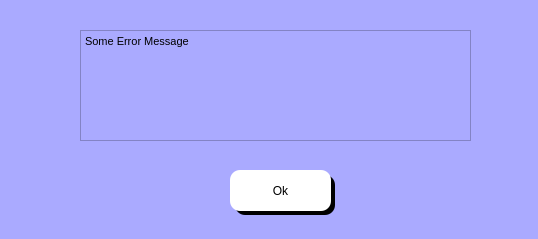
<?xml version="1.0" encoding="UTF-8"?>
<ui version="4.0">
 <class>Dialog</class>
 <widget class="QDialog" name="Dialog">
  <property name="geometry">
   <rect>
    <x>0</x>
    <y>0</y>
    <width>538</width>
    <height>239</height>
   </rect>
  </property>
  <property name="windowTitle">
   <string>Dialog</string>
  </property>
  <property name="styleSheet">
   <string notr="true">background-color: rgb(170, 170, 255);</string>
  </property>
  <widget class="QPushButton" name="ok_btn">
   <property name="geometry">
    <rect>
     <x>230</x>
     <y>170</y>
     <width>101</width>
     <height>41</height>
    </rect>
   </property>
   <property name="styleSheet">
    <string notr="true">background-color: rgb(255, 255, 255);
font: 12pt &quot;MS Shell Dlg 2&quot;;
border-top-left-radius:10px;
border-bottom-left-radius:10px;
border-top-right-radius:10px;
border-bottom-right-radius:10px;
</string>
   </property>
   <property name="text">
    <string>Ok</string>
   </property>
  </widget>
  <widget class="QTextBrowser" name="error_msg_text">
   <property name="geometry">
    <rect>
     <x>80</x>
     <y>30</y>
     <width>391</width>
     <height>111</height>
    </rect>
   </property>
   <property name="styleSheet">
    <string notr="true">font: 14pt &quot;MS Shell Dlg 2&quot;;</string>
   </property>
   <property name="html">
    <string>&lt;!DOCTYPE HTML PUBLIC &quot;-//W3C//DTD HTML 4.0//EN&quot; &quot;http://www.w3.org/TR/REC-html40/strict.dtd&quot;&gt;
&lt;html&gt;&lt;head&gt;&lt;meta name=&quot;qrichtext&quot; content=&quot;1&quot; /&gt;&lt;style type=&quot;text/css&quot;&gt;
p, li { white-space: pre-wrap; }
&lt;/style&gt;&lt;/head&gt;&lt;body style=&quot; font-family:'MS Shell Dlg 2'; font-size:14pt; font-weight:400; font-style:normal;&quot;&gt;
&lt;p style=&quot; margin-top:0px; margin-bottom:0px; margin-left:0px; margin-right:0px; -qt-block-indent:0; text-indent:0px;&quot;&gt;&lt;span style=&quot; font-size:8.25pt;&quot;&gt;Some Error Message&lt;/span&gt;&lt;/p&gt;&lt;/body&gt;&lt;/html&gt;</string>
   </property>
  </widget>
  <widget class="QLabel" name="label_7">
   <property name="geometry">
    <rect>
     <x>235</x>
     <y>175</y>
     <width>100</width>
     <height>40</height>
    </rect>
   </property>
   <property name="styleSheet">
    <string notr="true">background-color: rgb(0, 0, 0);
font: 12pt &quot;MS Shell Dlg 2&quot;;
border-top-left-radius:10px;
border-bottom-left-radius:10px;
border-top-right-radius:10px;
border-bottom-right-radius:10px;
color: rgb(255, 255, 255);
</string>
   </property>
   <property name="text">
    <string/>
   </property>
  </widget>
  <zorder>error_msg_text</zorder>
  <zorder>label_7</zorder>
  <zorder>ok_btn</zorder>
 </widget>
 <resources/>
 <connections/>
</ui>
